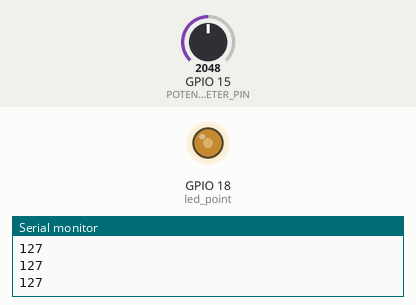
Bench run of a sketch on a simulated ESP32. On the bench: output pins drawn as LEDs (lit = HIGH), the last lines printed to the serial monitor. The inputs (shaded band) are chosen by the test bench; at power-on: GPIO 15 (POTENTIOMETER_PIN) = 2048.

Above: at 1.2 s.
1.3 s: GPIO 15 (POTENTIOMETER_PIN) set to 2866
At 1.6 s:
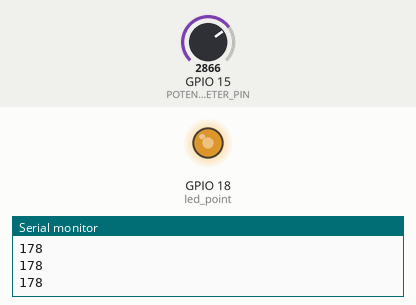
2.8 s: GPIO 15 (POTENTIOMETER_PIN) set to 3603
At 3.2 s:
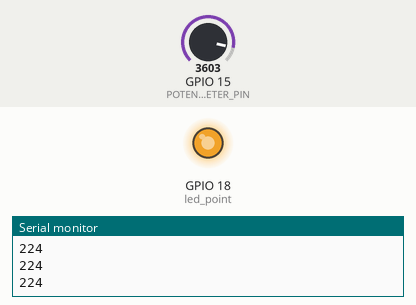
4.3 s: GPIO 15 (POTENTIOMETER_PIN) set to 491
At 4.6 s:
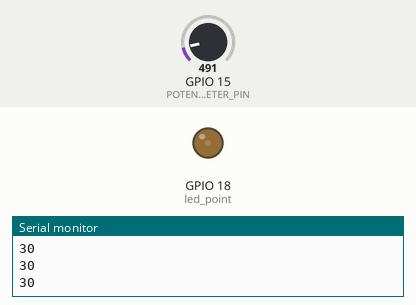
5.8 s: GPIO 15 (POTENTIOMETER_PIN) set to 0
At 6.1 s:
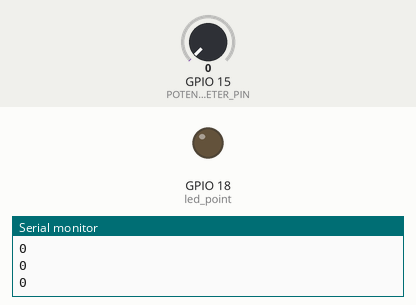
7.3 s: GPIO 15 (POTENTIOMETER_PIN) set to 2047
At 7.6 s:
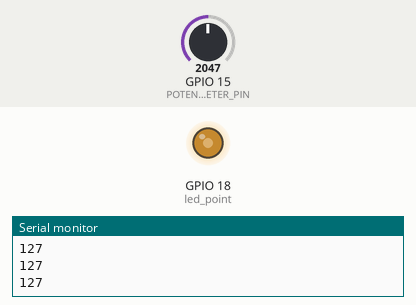
Timing chart, 0 to 9.8 s (numbered marks = the images above; inputs shaded):
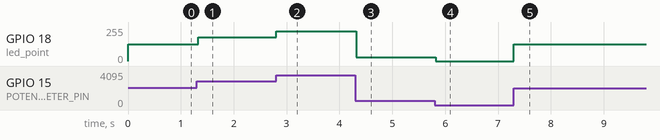

The sketch:

project_led_brightnes.ino
```cpp
const byte led_point = 18;

#define POTENTIOMETER_PIN  15


void setup() {
  Serial.begin(9600);

  pinMode(POTENTIOMETER_PIN, INPUT);
  ledcAttachPin(led_point, 0); // assign a led pins to a channel


  ledcSetup(0, 4000, 8); // 12 kHz PWM, 8-bit resolution
}


void loop() {
  int analogValue = analogRead(POTENTIOMETER_PIN);
  int brightness = map(analogValue, 0, 4095, 0, 255);
  ledcWrite(0, brightness); // set the brightness of the LED
  // wait for 30 milliseconds to see the dimming effect
  Serial.println(brightness);
  delay(30);
}
```

Measured:
- after the input at 1.3 s, GPIO 18 (led_point): 127/255 → 177/255 at once
- after the input at 2.8 s, GPIO 18 (led_point): 177/255 → 223/255 at once
- after the input at 4.3 s, GPIO 18 (led_point): 223/255 → 30/255 at once
- after the input at 5.8 s, GPIO 18 (led_point): 30/255 → 0/255 at once
- after the input at 7.3 s, GPIO 18 (led_point): 0/255 → 127/255 at once
